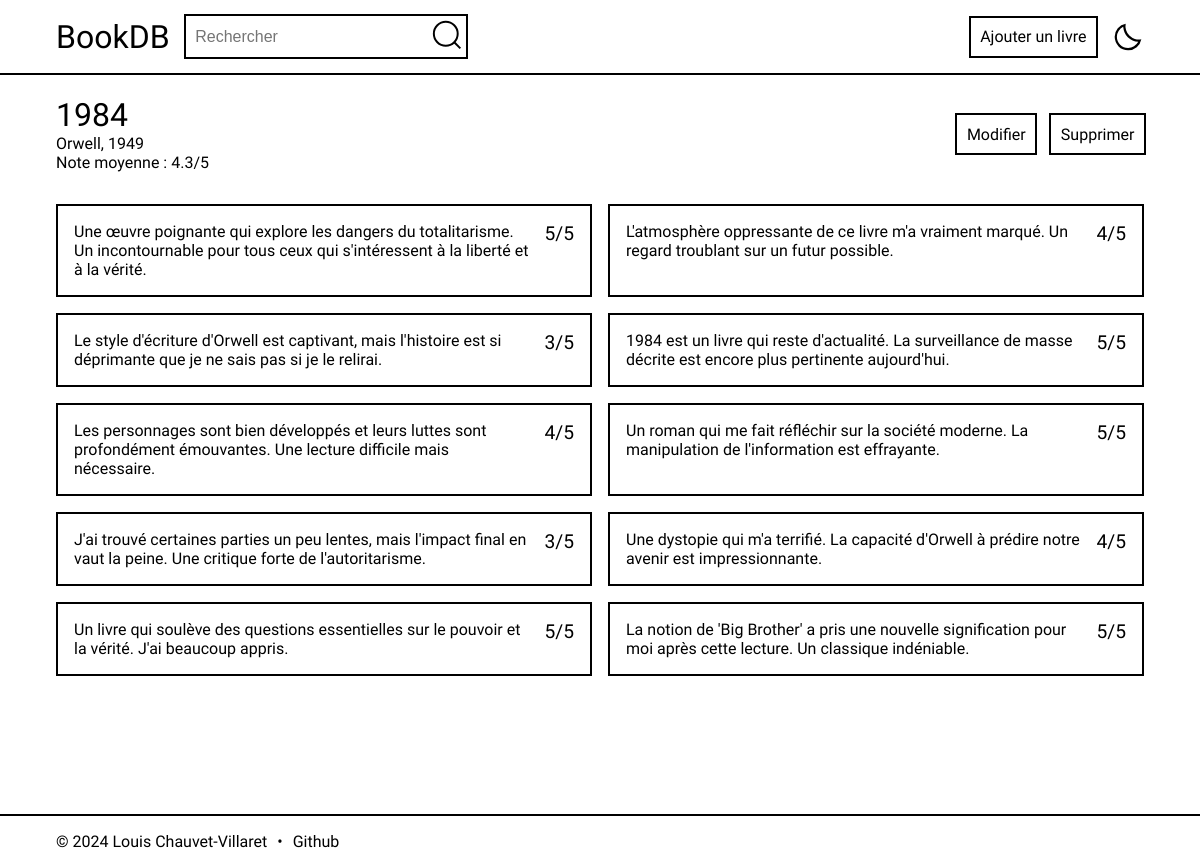
The app's page /livre?id=1 with its own data.
### tables this page shows
CREATE TABLE books (
                        id     INTEGER
                            primary key autoincrement,
                        title  TEXT    not null,
                        author TEXT    not null,
                        year   INTEGER not null
                    );

CREATE TABLE comments (
                        id      INTEGER
                            primary key autoincrement,
                        book_id INTEGER
                            references books
                                on delete cascade,
                        comment TEXT    not null,
                        rating  INTEGER not null,
                        check (rating >= 1 AND rating <= 5)
                    );

### app.py (the view)
@app.route('/livre')
def livre():
    book_id = request.args.get('id')
    if book_id:
        data = execute_query("SELECT * FROM books WHERE id=?", [book_id], fetchone=True)
        if data:
            comments = execute_query("SELECT comment, rating FROM comments WHERE book_id=?", [book_id], )
            if comments:
                average = execute_query("SELECT AVG(rating) FROM comments WHERE book_id=?", [book_id], fetchone=True)
                return render_template('livre.html', data=data, comments=comments, average=average)
            else:
                return render_template('livre.html', data=data)
        else:
            return redirect("/recherche", 303)
    else:
        return redirect("/recherche", 303)

### app.py (called while the page is built)
def get_db_connection():
    conn = sqlite3.connect('books.db')
    conn.row_factory = sqlite3.Row
    return conn

def execute_query(query, params=(), fetchone=False, commit=False):
    conn = get_db_connection()
    cur = conn.cursor()
    try:
        cur.execute(query, params)
        if commit:
            conn.commit()
            return cur
        if fetchone:
            result = cur.fetchone()
        else:
            result = cur.fetchall()
    finally:
        cur.close()
        conn.close()
    return result

### templates/livre.html (shortened to what this page needs)
{% extends 'base.html' %}
{% block content %}
    <div class="flex space">
        <div>
            <h1>{{ data['title'] }}</h1>
            <p>{{ data['author'] }}, {{ data['year'] }}</p>
            {% if comments %}
                <p>Note moyenne : {{ average[0] }}/5</p>
            {% endif %}
        </div>
        <div class="flex">
            <a class="hover button" href="{{ url_for('modifier') }}?id={{ data['id'] }}">Modifier</a>
            <button class="hover" onclick="document.getElementById('delete').style.display = 'flex'">Supprimer</button>
        </div>
    </div>
    {% if comments %}
        <div class="grid-comment top">
            {% for comment in comments %}
                <div class="box">
                    <p class="comment">{{ comment[0] }}</p>
                    <p class="rate">{{ comment[1] }}/5</p>
                </div>
            {% endfor %}
        </div>
    {% endif %}
    </div>
{% endblock %}

### templates/base.html (shortened to what this page needs)
<!DOCTYPE html>
<html lang="fr" data-bs-theme="light">
<head>
    <link rel="stylesheet" href="{{ url_for('static', filename='css/style.css') }}">
</head>
<body>
<header>
    <nav class="container">
        <ul class="flex">
            <li class="flex">
                <a class="title" href="/">BookDB</a>
                <form class="flex hover" action="{{ url_for('recherche') }}" method="post">
                    <label>
                        <input type="text" name="query" placeholder="Rechercher">
                    </label>
                    <button type="submit">
                    </button>
                </form>
            </li>
            <li class="flex">
                <a class="ajouter hover" href="{{ url_for('modifier') }}">Ajouter un livre</a>
                <div id="iconContainer" class="flex cursor">
                    <img id="lightIcon" src="{{ url_for('static', filename='images/moon.svg') }}" alt="Thème clair"
                         class="theme-icon">
                </div>
            </li>
        </ul>
    </nav>
</header>
<main class="container">
    <div class="content">
        {% block content %}{% endblock %}
</main>
<footer class="flex">
    <div class="container">
        <p>&copy; 2024 Louis Chauvet-Villaret</p>
        &bullet;<a href="https://github.com/loulou64490/BookDB">Github</a>
    </div>
</footer>
</body>
</html>

### static/css/style.css (style rules this page uses)
:root { --primary: 0,0,0; --bg: 255,255,255; }
* { margin: 0; padding: 0; box-sizing: border-box; user-select: none; }
body, html { overflow-x: hidden; scroll-behavior: smooth; font-family: "Onest", system-ui; font-optical-sizing: auto; font-style: normal; background: rgb(var(--bg)); color: rgb(var(--primary)); cursor: auto; }
.top { margin-top: 2rem; }
.container { max-width: 70rem; margin: 0 auto; padding: 1rem; }
.cursor { cursor: pointer; }
.theme-icon { height: 2rem; }
a { text-decoration: none; color: rgb(var(--primary)); }
.flex { display: flex; align-items: center; gap: 1rem; }
*:focus, .hover { outline: 2px solid rgb(var(--primary)); }
header { position: fixed; top: 0; left: 0; right: 0; z-index: 1000; background: rgb(var(--bg)); box-shadow: 0 2px 0 rgb(var(--primary)); }
ul { list-style: none; justify-content: space-between; }
header .title { font-size: 2rem; display: flex; align-items: center; }
.ajouter { padding: 0.6rem; }
input, textarea { background: none; padding: 0.6rem; font-size: 1rem; border: none; color: rgb(var(--primary)); }
button { background: none; border: none; cursor: pointer; padding: 0.2rem; color: rgb(var(--primary)); }
button svg { height: 2rem; width: auto; }
.content { width: 100%; margin-top: 5rem; min-height: calc(100vh - 6rem); }
main h1 { font-size: 2rem; font-weight: normal; }
.comment { width: 100%; }
main button { font-size: 1rem; font-family: "Onest", system-ui; padding: 0.6rem; }
.button { padding: 0.6rem; }
footer { width: 100%; box-shadow: 0 -2px 0 rgb(var(--primary)); }
footer div { width: 100%; display: flex; align-items: center; gap: 10px; }
.grid-comment { display: grid; grid-template-columns: 1fr 1fr; gap: 1rem; }
.box { padding: 1rem; border: 2px solid rgb(var(--primary)); display: flex; gap: 1rem; }
.rate { font-size: 1.2rem; }
.space { justify-content: space-between; }

### records on screen
books: title "1984", author "Orwell", year "1949"
comments: comment "Une œuvre poignante qui explore les dangers du totalitarisme. Un incontournable pour tous ceux qui s'intéressent à la liberté et à la vérité.", rating "5"
comments: comment "L'atmosphère oppressante de ce livre m'a vraiment marqué. Un regard troublant sur un futur possible.", rating "4"
comments: comment "Le style d'écriture d'Orwell est captivant, mais l'histoire est si déprimante que je ne sais pas si je le relirai.", rating "3"
comments: comment "1984 est un livre qui reste d'actualité. La surveillance de masse décrite est encore plus pertinente aujourd'hui.", rating "5"
comments: comment "Les personnages sont bien développés et leurs luttes sont profondément émouvantes. Une lecture difficile mais nécessaire.", rating "4"
comments: comment "Un roman qui me fait réfléchir sur la société moderne. La manipulation de l'information est effrayante.", rating "5"
comments: comment "J'ai trouvé certaines parties un peu lentes, mais l'impact final en vaut la peine. Une critique forte de l'autoritarisme.", rating "3"
comments: comment "Une dystopie qui m'a terrifié. La capacité d'Orwell à prédire notre avenir est impressionnante.", rating "4"
comments: comment "Un livre qui soulève des questions essentielles sur le pouvoir et la vérité. J'ai beaucoup appris.", rating "5"
comments: comment "La notion de 'Big Brother' a pris une nouvelle signification pour moi après cette lecture. Un classique indéniable.", rating "5"

### other values on screen
{{ average[0] }} "4.3"
